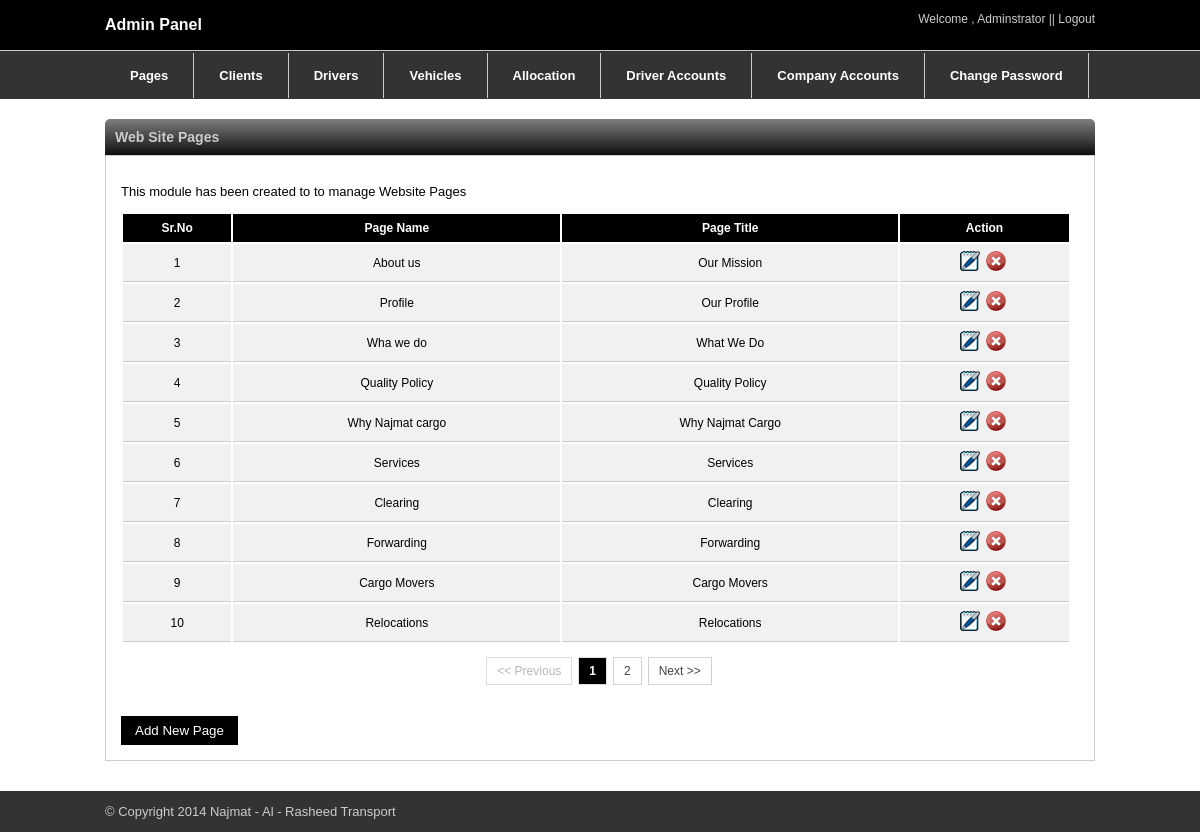
Screenshot of /admin/page.php (signed in) with the database file from the repository.
### tables this page shows
CREATE TABLE IF NOT EXISTS `pages` (
  `id` int(11) NOT NULL AUTO_INCREMENT,
  `page_name` varchar(255) NOT NULL,
  `page_title` varchar(255) NOT NULL,
  `page_description` text NOT NULL,
  PRIMARY KEY (`id`)
);

### admin/page.php (the view, shortened to what this page needs)
<?php
include("themes/header.php");
?>
<br />
<div class="container">
<div class="titleheader">
<h3>Web Site Pages</h3>
</div>
<div class="outer-container">
<p class="text">This module has been created to to manage Website Pages</p>
<table class="listing" style="width:950px;">
<tr>
<th>Sr.No</th>
<th>Page Name</th>
<th>Page Title</th>
<th>Action</th>
</tr>
<?php
$max = 10;
if(isset($_GET['pg'])){
$p = $_GET['pg'];
}
else
{
$p = 1;
}
$next = $p + 1;
$limits = (int)($p - 1) * $max;
$q1="select * from pages limit " . $limits . "," . $max;
$totalres2 = mysql_query( "SELECT count(*) as tot FROM pages" );
$totalres= mysql_fetch_array($totalres2);
$totalres=$totalres['tot'];
$totalposts = ceil($totalres / $max);
$result=mysql_query($q1);
if(mysql_num_rows($result)>0)
{
$count=1;
while($row=mysql_fetch_array($result))
{
?>
<tr>
<td  align="center"><?php echo $count++; ?></td>
<td><?php echo $row['page_name'];?></td>
<td><?php echo $row['page_title'];?></td>
<td>
<a href="edit_page.php?id=<?php echo $row['id']; ?>" title="Edit"><img src="images/edit.png" alt="EDIT"></a>&nbsp;
<a href="del_page.php?id=<?php echo $row['id'];?>" title="Delete"><img src="images/delete.png" alt="DELETE"></a>&nbsp;
</td>
</tr>
<?php }$count++;} ?>
</table>
<div class="pagination">
<?php include("themes/pagination.php"); ?>
</div>
<a href="add_page.php"><input type="button" name="sumit" class="add" value="Add New Page" ></a>
</div>
</div>
<br />
<br />
<?php include("themes/footer.php"); ?>

### admin/themes/header.php (shortened to what this page needs)
<!DOCTYPE html PUBLIC "-//W3C//DTD XHTML 1.0 Transitional//EN" "http://www.w3.org/TR/xhtml1/DTD/xhtml1-transitional.dtd">
<html xmlns="http://www.w3.org/1999/xhtml">
<head>
<link rel="stylesheet" type="text/css" href="css/style.css" >
<link rel="stylesheet" href="css/jquery-ui.css">
</head>
<body>
<div class="header">
<div class="container">
<div class="top">
<h3>Admin Panel</h3>
<p>Welcome , Adminstrator || <a href="logout.php">Logout</a></p>
</div>
</div>
</div>
<div class="menu">
<div class="container">
<ul id="menu">
<li><a href="page.php">Pages</a></li>
<li><a href="client.php">Clients</a></li>
<li><a href="driver.php">Drivers</a></li>
<li><a href="vehicle.php">Vehicles</a></li>
<li><a href="allocation-main.php">Allocation</a></li>
<li><a href="accounts.php">Driver Accounts</a></li>
<li><a href="caccounts.php">Company Accounts</a></li>
<li><a href="cpassword.php">Change Password</a></li>
</ul>
</div>
</div>

### admin/themes/pagination.php (shortened to what this page needs)
<div id="pagination" style=" color:#ccc;">
<?php
$adjacents = 3;
$pagination='';
    if($totalposts > 1)
    {
        $pagination .= "<center><div>";
        if ($p > 1)
        $pagination.= "<a href=\"?page=$paged&pg=$prev\"><< Previous</a> ";
        else
        $pagination.= "<span class=\"disabled\"><< Previous</span> ";
        if ($totalposts < 7 + ($adjacents * 2)){
            for ($counter = 1; $counter <= $totalposts; $counter++){
                if ($counter == $p)
                $pagination.= "<span class=\"current\">$counter</span>";
                else
                $pagination.= " <a href=\"?page=$paged&pg=$counter\">$counter</a> ";}
        }
        if ($p < $counter - 1)
        $pagination.= " <a href=\"?page=$paged&pg=$next\">Next >></a>";
        else
        $pagination.= " <span class=\"disabled\">Next >></span>";
        $pagination.= "</center>\n";
    }
    echo  $pagination;
?>
</div>

### admin/themes/footer.php (shortened to what this page needs)
<div class="footer">
<div class="container">
<p>&copy; Copyright 2014 <a href="#">Najmat - Al - Rasheed Transport</a></p>
</div>
</div>
</body>
</html>

### admin/css/style.css (style rules this page uses)
input { outline: none; }
body { margin:0px; padding:0px; }
.header { background-color:#000000; float:left; width:100%; border-bottom: 1px solid #ccc; }
.menu { float:left; width:100%; background-color:#333; padding:15px 0; }
.container { margin:0 auto; width:990px; }
.top h3 { float:left; color:#fff; font-family:Arial, Helvetica, sans-serif; font-size:16px; }
.top p { float: right; color: #ccc; font-family: arial; font-size: 12px; }
.top a { color:#ccc; text-decoration:none; }
#menu { padding:0px; margin:0px; }
#menu li { list-style:none; float:left; }
#menu li a { color:#fff; text-decoration:none; padding: 15px 25px; border-right:1px solid #ccc; font-family:Arial, Helvetica, sans-serif; font-size:13px; font-weight:bold; }
.footer { float: left; width: 100%; background-color: #333; color: #ccc; margin-top: 10px; }
.footer p { font-family:Arial, Helvetica, sans-serif; color:#ccc; font-size:13px; }
.footer a { color:#ccc; text-decoration:none; }
.titleheader h3 { margin:0px; padding:10px; }
.titleheader { float: left; width: 100%; font-family: arial; font-size: 12px; background: #7d7e7d; background: -moz-linear-gradient(top, #7d7e7d 0%, #0e0e0e 100%); background: -webkit-gradient(linear, left top, left bottom, color-stop(0%,#7d7e7d), color-stop(100%,#0e0e0e)); background: -webkit-linear-gradient(top, #7d7e7d 0%,#0e0e0e 100%); background: -o-linear-gradient(top, #7d7e7d 0%,#0e0e0e 100%); background: -ms-linear-gradient(top, #7d7e7d 0%,#0e0e0e 100%); background: linear-gradient(to bottom, #7d7e7d 0%,#0e0e0e 100%); filter: progid:DXImageTransform.Microsoft.gradient( startColorstr='#7d7e7d', endColorstr='#0e0e0e',GradientType=0 ); border-top-right-radius:5px; border-top-left-radius:5px; color: #ccc; margin-top: 20px; }
.outer-container { float: left; width: 958px; background-color: #fff; border: 1px solid #ccc; padding: 15px; margin-bottom: 20px; }
.text { font-family:arial; font-size:13px; }
th { background-color:#000000; font-family:Arial, Helvetica, sans-serif; color:#fff; font-size:12px; font-weight:bold; padding-top: 7px; padding-bottom: 7px; }
td { font-family: Arial, Helvetica, sans-serif; font-size: 12px; text-align: center; padding-top: 7px; padding-bottom: 7px; border-bottom: 1px solid #ccc; background-color: #f1f1f1; }
.add { background-color: #000; padding: 7px 14px; color: #fff; border: none; margin-top: 20px; }
.pagination { margin: 5px auto; padding: 12px 0; text-align: center; }
.pagination a { border:solid 1px #d2d2d2; color: #444444; margin-right:2px; font-family:Arial, Helvetica, sans-serif; font-size:12px; }
.pagination span { border:solid 1px #ddd; margin-right:2px; font-family:Arial, Helvetica, sans-serif; font-size:12px; }
.pagination a:link, .pagination a:visited { padding:6px 10px; text-decoration:none; }
.pagination span { color:#b6b6b6; padding:6px 10px; text-decoration:none; }
.pagination .current { background-color: #000; color: #fff; font-weight: bold; }

### rows the page displays
pages: page_name "About us", page_title "Our Mission"
pages: page_name "Profile", page_title "Our Profile"
pages: page_name "Wha we do", page_title "What We Do"
pages: page_name "Quality Policy", page_title "Quality Policy"
pages: page_name "Why Najmat cargo", page_title "Why Najmat Cargo"
pages: page_name "Services", page_title "Services"
pages: page_name "Clearing", page_title "Clearing"
pages: page_name "Forwarding", page_title "Forwarding"
pages: page_name "Cargo Movers", page_title "Cargo Movers"
pages: page_name "Relocations", page_title "Relocations"
